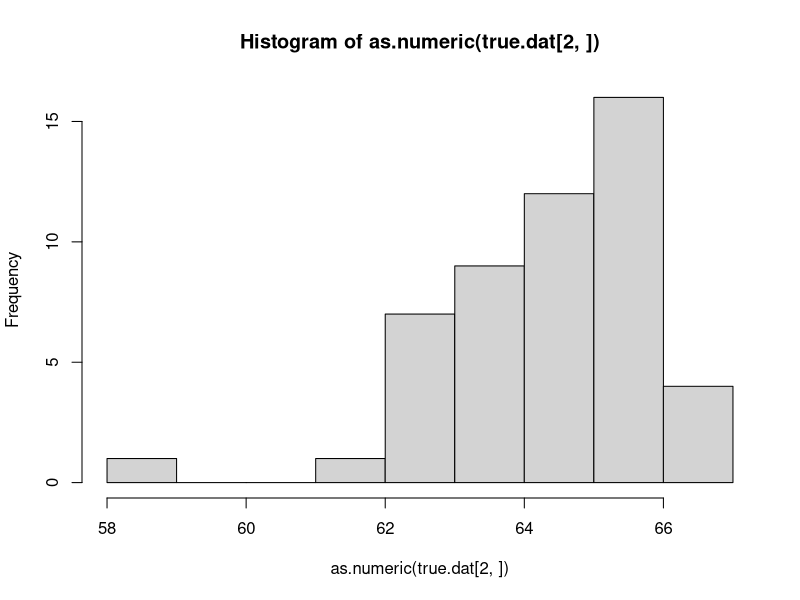
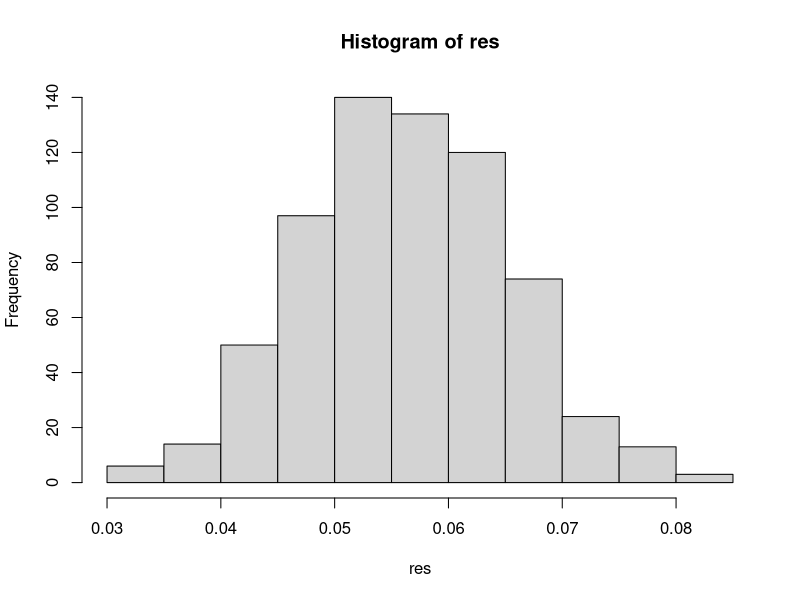

Generate these figures, in order, with R: (Note: this script raises an error after producing the figures.)
library(MASS)
library(ggplot2)
setwd("~/Documents/Scott/ratioest")

# Read in real data
true.dat <- read.csv("results.csv", header = FALSE)
hist(as.numeric(true.dat[2,]))

res <- c()
set.seed(98481)
for(i in 1:5000)
{
  cont <- sample(as.numeric(true.dat[11,]), 50, replace = TRUE)
  treat <- sample(as.numeric(true.dat[13,]), 50, replace = TRUE)
  
  res <- c(res, abs(mean(treat) - mean(cont))/mean(cont))
}
mt <- mean(as.numeric(true.dat[13,]))
mc <- mean(as.numeric(true.dat[11,]))

hist(res)
abline(v = abs(mt-mc)/mc)

# function to do one simulation
sim.one <- function(r, cont.mean = 10)
{
  # simulate time
  cont <- rnegbin(n = 5, mu = cont.mean, theta = 20)
  treat <- rnegbin(n = 5, mu = r*cont.mean, theta = 20)
  
  # calculate the estimator
  est <- abs(mean(treat) - mean(cont))/mean(cont)
  return(est)
}


# code to replicate simulations across true ratios of means
true.ratio <- seq(from = 1, to = 20, length.out = 100)

set.seed(64684)
out <- cbind(true.ratio[1], t(replicate(1000, sim.one(true.ratio[1]))))

for(i in 2:length(true.ratio))
{
  res <-replicate(1000, sim.one(true.ratio[i]))
  out <- rbind(out, cbind(true.ratio[i], t(res)))  
}

out <- data.frame(out)

results <- data.frame(out[,1], rowMeans(out[,2:1001]))
names(results) <- c("true.ratio", "estimate")


results$truth <- dat$true.ratio - 1

plot <- ggplot(results, aes(truth, estimate)) + geom_point() + theme_bw()
plot <- plot + geom_abline(intercept = 0, slope = 1)
plot